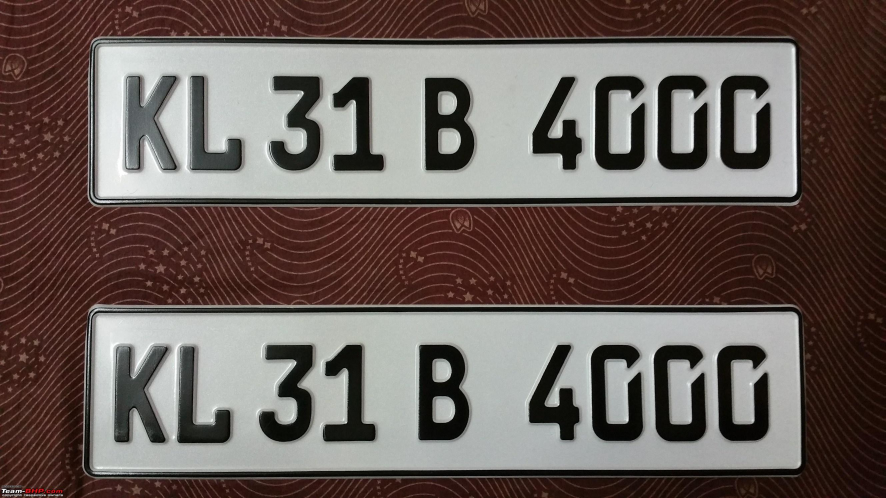
#> input picture JupterVersion/pictures/KL31B4000.png, 2656 x 1494 px, found by its file name (shown at 1/3 size)
$ jupyter execute --allow-errors plate_reading.ipynb
#> lines starting #> are read from the running program, lines starting #| are printed output that depends on the picture; after the words box and inside, x2 and y2 are one past the last pixel; in counts of white or black regions, pixels touching at a corner belong together
[cell 1]
######################################################
#
# starting from here
#
######################################################

import cv2
import imutils
import math
import numpy as np
import pytesseract
import matplotlib.pyplot as plt
import os
from skimage import io
from skimage.color import rgb2gray
pytesseract.pytesseract.tesseract_cmd = r'C:\Program Files (x86)\Tesseract-OCR\tesseract.exe'

[cell 2]
def readPlate(path, debug = False):

    img = cv2.imread(path,cv2.IMREAD_COLOR)
    img = cv2.resize(img, (600,400) )

    gray = cv2.cvtColor(img, cv2.COLOR_BGR2GRAY)
    gray = cv2.bilateralFilter(gray, 13, 15, 15)

    edged = cv2.Canny(gray, 30, 200)
    contours = cv2.findContours(edged.copy(), cv2.RETR_TREE, cv2.CHAIN_APPROX_SIMPLE)
    contours = imutils.grab_contours(contours)
    contours = sorted(contours, key = cv2.contourArea, reverse = True)[:10]
    screenCnt = None

    for c in contours:

        peri = cv2.arcLength(c, True)
        approx = cv2.approxPolyDP(c, 0.018 * peri, True)

        if len(approx) == 4:
            screenCnt = approx
            break

    if screenCnt is None:
        detected = 0
        print ("No contour detected")
        screenCnt = np.array([[[0, 0]],[[0, 1]], [[1, 1]],[[1, 0]]])
    else:
         detected = 1

    mask = np.zeros(gray.shape,np.uint8)
    new_image = cv2.drawContours(mask,[screenCnt],0,255,-1,)
    new_image = cv2.bitwise_and(img,img,mask=mask)

    if debug:
        if detected == 1:
            cv2.drawContours(img, [screenCnt], -1, (0, 0, 255), 3)

        cv2.imshow('contours',img)
        cv2.waitKey(0)
        cv2.destroyAllWindows()

    return gray, screenCnt

[cell 3]
# function to deal with coordinate form
def coord_tansfrom(coord):

    return np.array([coord[1],coord[0],coord[2]])

# get the transformation matrix P
def affine(corresponding_point_set):

    matrix_list = []
    c_points_list = []

    for item in corresponding_point_set:
        lp, rp = item
        lx, ly = lp
        rx, ry = rp
        matrix_list.append([-rx,-ry,-1,0,0,0,rx*lx,ry*lx])
        c_points_list.append(-lx)

    for item in corresponding_point_set:
        lp, rp = item
        lx, ly = lp
        rx, ry = rp
        matrix_list.append([0,0,0,-rx,-ry,-1,rx*ly,ry*ly])
        c_points_list.append(-ly)

    matrix = np.array(matrix_list)
    c_points = np.array(c_points_list)
    P = np.linalg.lstsq(matrix, c_points,rcond=None)[0]

    return P

[cell 4]
def sortConer(screenCnt):
    test = np.array([screenCnt[0][0],screenCnt[1][0],screenCnt[2][0],screenCnt[3][0]])
    testarg = np.argsort(test, axis = 0)

    tl= tr= bl= br = (0,0)
    l = [testarg[0][0], testarg[1][0]]
    r = [testarg[2][0], testarg[3][0]]
    t = [testarg[0][1], testarg[1][1]]
    b = [testarg[2][1], testarg[3][1]]

    for i in range(len(t)):
        if (t[i] in l):
            tl = (test[t[i]][0],test[t[i]][1])
        if (t[i] in r):
            tr = (test[t[i]][0],test[t[i]][1])

    for i in range(len(b)):
        if (b[i] in l):
            bl = (test[b[i]][0],test[b[i]][1])
        if (b[i] in r):
            br = (test[b[i]][0],test[b[i]][1])

    print(tl, tr, bl, br)
    return tl, tr, bl, br

[cell 5]
def middle(p1, p2):
    x = round(p1[0] + (p2[0] - p1[0]) / 2)
    y = round(p1[1] + (p2[1] - p1[1]) / 2)
    return (x,y)

def getCorresponding(screenCnt):
    tl, tr, bl, br = sortConer(screenCnt)
    corresponding_points = [
        ((449,0),tr),
        ((449,99),br),
        ((0,99),bl),
        ((0,0),tl),

        ((225,0),middle(tl,tr)),
        ((225,99),middle(bl,br)),
        ((449,50),middle(br,tr)),
        ((0,50),middle(bl,tl))

    ]
    return corresponding_points

[cell 6]
def transformation(input_img, P, zeros = True, row_size = 100, col_size = 450):

    Pinv = np.linalg.inv(P)

    min_cols = min_rows = 0
    [rows, cols] =  input_img.shape
    out_sampling_rows = np.linspace(0,row_size - 1, row_size)
    out_sampling_cols = np.linspace(0,col_size - 1, col_size)
    if zeros:
        out_im = np.zeros((len(out_sampling_rows),math.floor(min_cols) + len(out_sampling_cols)))
    else:
        out_im = np.ones((len(out_sampling_rows),math.floor(min_cols) + len(out_sampling_cols)))

    # print(out_im.shape)
    # print(gray.shape)
    # print(out_sampling_rows)
    new_grey = ((input_img - np.min(input_img)) * (1/(np.max(input_img) - np.min(input_img)) *1.0)).astype('float')
        # Visit every pixel on the output canvas (which starts blank)
        # Loop over the rows
    for cur_row in range(0, len(out_sampling_rows)):
        # Loop over the cols
        for cur_col in range(math.floor(min_cols),math.floor(min_cols) + len(out_sampling_cols)):

            # Current world point
            cur_pt = np.array([out_sampling_rows[cur_row], out_sampling_cols[cur_col-math.floor(min_cols)], 1.0])

            # Compute the transformed point
            transformed_pt = Pinv.dot(coord_tansfrom(cur_pt))
            # Divide homogeneous coord by w to get Cartesian coord
            transformed_pt = transformed_pt / transformed_pt[2]
            transformed_pt = coord_tansfrom(transformed_pt)

            # Make sure we don't go off of the original image
            if (np.floor(transformed_pt[0]) < 0 or np.ceil(transformed_pt[0]) >= rows or \
                np.floor(transformed_pt[1]) < 0 or np.ceil(transformed_pt[1]) >= cols):
                continue

            # Nearest neighbor interpolation
            new_row = int(round(transformed_pt[0]))
            new_col = int(round(transformed_pt[1]))

            out_im[cur_row, cur_col] = new_grey[new_row, new_col]

    return out_im


def getFixedOutput(input_img, points, row_size = 100, col_size = 450):

    P_list = affine(points)
    P = np.array([[P_list[0],P_list[1],P_list[2]],[P_list[3],P_list[4],P_list[5]],[P_list[6],P_list[7],1]])

    return transformation(input_img, P, True, row_size = 100, col_size = 450)

[cell 7]
def cutMask(img, mask_threshold = 0.3, cut_threshold = 120, debug = False):

    binary_img = np.zeros(img.shape)

    for i in range(img.shape[0]):
        for j in range(img.shape[1]):
            if(img[i][j] < mask_threshold):
                binary_img[i][j] = 1

    xAxis = [ i for i in range(img.shape[1])]
    yCount = [ 0 for i in xAxis]
    for i in xAxis:
        for j in range(img.shape[0]):
            yCount[i] += binary_img[j][i]

    counts = np.bincount(yCount)
    np.argsort(-counts)

    for i in range(len(counts)):
        if ((np.sum(counts[:i]) <= cut_threshold) and (np.sum(counts[:i+1]) >= cut_threshold)):
            cut = i
            break

    binary_mask = - np.ones(binary_img.shape)

    for i in range(img.shape[0]):
        for j in range(img.shape[1]):
            if(yCount[j] > cut):
                binary_mask[i][j] = img[i][j]

    if debug:
        fig1 = plt.figure(figsize = (7,7))
        plt.title('plate')
        plt.imshow(binary_img, cmap='gray')
        plt.show()

        fig1 = plt.figure(figsize = (12,7))
        plt.bar(xAxis, yCount)
        plt.title('vertical histogram')
        plt.show()

        fig1 = plt.figure(figsize = (7,7))
        plt.title('plate')
        plt.imshow(binary_mask, cmap='gray')
        plt.show()

    return binary_mask

[cell 8]
def cutLetters(binary_img, img):
    xAxis_cut = [ i for i in range(binary_img.shape[1])]
    yCount_cut = [ 0 for i in xAxis_cut]
    for i in xAxis_cut:
        for j in range(binary_img.shape[0]):
            yCount_cut[i] += binary_img[j][i]

    cuts = []
    if not (yCount_cut[1] < 0):
        print("append cut at 0")
        cuts.append(0)

    if not yCount_cut[0] < 0 and yCount_cut[1] < 0 and yCount_cut[0] < 0 and yCount_cut[0] < 0:
        print("append cut at 0")
        cuts.append(0)

    for i in range(1, len(yCount_cut) - 1):
        if (yCount_cut[i] < 0 and not yCount_cut[i+1] < 0) or (not yCount_cut[i] < 0 and yCount_cut[i+1] < 0):
            cuts.append(i)

    if not len(cuts) % 2 == 0:
        print("append cut at end")
        cuts.append(binary_img.shape[1])

    letters = []
    new_cuts = []
    for i in range(int(len(cuts) / 2)):
        letters.append(img[:, cuts[2*i]:cuts[2*i+1]])
        new_cuts.append(cuts[2*i])
        new_cuts.append(cuts[2*i+1])

    print(new_cuts)

    return letters, new_cuts

[cell 9]
def secondRefine(letters, cuts, ratio = 1.0, debug = False):

    place1 = 0
    for i in range(len(letters)):
        if (letters[i].shape[1]>=15):
            place1 = i
            break

    place = place1
    binary_letter = np.zeros(letters[place].shape)
    for i in range(letters[place].shape[0]):
        for j in range(letters[place].shape[1]):
            if(letters[place][i][j] < 0.3):
                binary_letter[i][j] = 1

    yAxis_cut = [ i for i in range(binary_letter.shape[0])]
    xCount_cut = [ 0 for i in yAxis_cut]
    for i in yAxis_cut:
        for j in range(binary_letter.shape[1]):
            xCount_cut[i] += binary_letter[i][j]


    top1 = 0
    bottom1 = len(xCount_cut)
    for i in range(10,len(xCount_cut)-10):
        if xCount_cut[i] == 0 and not xCount_cut[i+1] == 0:
            top1 = i
        if not xCount_cut[i] == 0 and xCount_cut[i+1] == 0:
            bottom1 = i


    place2 = 0
    for i in range(1,len(letters)):
        if (letters[len(letters) - i].shape[1]>=15):
            place2 = len(letters) - i
            break

    place = place2
    binary_letter = np.zeros(letters[place].shape)
    for i in range(letters[place].shape[0]):
        for j in range(letters[place].shape[1]):
            if(letters[place][i][j] < 0.3):
                binary_letter[i][j] = 1


    yAxis_cut = [ i for i in range(binary_letter.shape[0])]
    xCount_cut = [ 0 for i in yAxis_cut]
    for i in yAxis_cut:
        for j in range(binary_letter.shape[1]):
            xCount_cut[i] += binary_letter[i][j]


    top2 = 0
    bottom2 = len(xCount_cut)
    for i in range(10,len(xCount_cut)-10):
        if xCount_cut[i] == 0 and not xCount_cut[i+1] == 0:
            top2 = i
        if not xCount_cut[i] == 0 and xCount_cut[i+1] == 0:
            bottom2 = i

    center1 = ((top1+bottom1)/2, (cuts[place1 * 2]+cuts[place1 * 2 + 1])/2)
    center2 = ((top2+bottom2)/2, (cuts[place2 * 2]+cuts[place2 * 2 + 1 ])/2)

    if top1 > 25:
        top1 = 25

    if top2 > 25:
        top2 = 25

    if bottom1 < 75:
        bottom1 = 75

    if bottom2 > 75:
        bottom2 = 75

    cutTop = (5 + min(top1, top2)) / 2
    cutBottom = ( max(bottom1, bottom2) + len(xCount_cut) - 5) / 2

    tan = ratio * (center2[0] - center1[0]) / (center2[1] - center1[1])

    sign = 1 if tan >= 0 else -1

    cos = math.sqrt(1 / ( 1 + tan**2))
    sin =sign * math.sqrt(1 - cos**2)

    secondT = np.array([[cos, - sin, 0],[sin, cos, 0],[0, 0, 1]])
    if debug:
        print("center points:")
        print(center1,center2)
    return secondT, cutTop, cutBottom

[cell 10]
def secondRefinement(out1, binary_mask,  second_refine_ratio, sideCut = True, debug = False):
    letters, cuts = cutLetters(binary_mask, out1)
    secondT, cutTop, cutBottom = secondRefine(letters, cuts, second_refine_ratio, debug)

    rows, cols = out1.shape
    new_out1 = np.ones(out1.shape)
    if sideCut:
        for i in range(rows):
            for j in range(cols):
                if i > cutTop and i < cutBottom:
                    new_out1[i][j] = out1[i][j]
    else:
        new_out1 = out1

    out4 = transformation(new_out1,secondT, False)

    return new_out1, out4

[cell 11]
def cutLettersWithRefinement(img_path, mask_threshold, second_refine_ratio, sideCut = True, debug = False):
    # read & detect number plate
    gray, screenCnt = readPlate(img_path, debug)
#> in readPlate, img is the input picture: shape (1494, 2656, 3); mean B, G, R 88.9, 93.7, 105.5
#> in readPlate, `edged = cv2.Canny(gray, 30, 200)`:
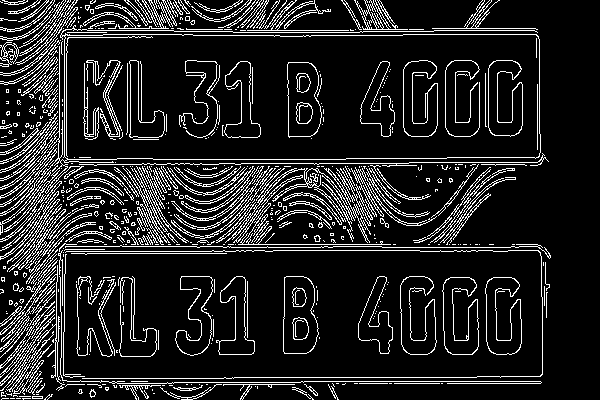
#> edged: shape (400, 600); 13.3% white in thin lines or dots
#> in readPlate, `contours = cv2.findContours(edged.copy(), cv2.RETR_TREE, cv2.CHAIN_APP..`: contours = 1557 contours, 1286 with area under 20; largest, box (x1, y1, x2, y2) and area: (0, 25, 541, 232) 59146, (64, 34, 541, 160) 58776, (283, 276, 319, 354) 2318, (283, 276, 319, 354) 2306, (287, 62, 322, 138) 2189
#> in readPlate, `contours = sorted(contours, key = cv2.contourArea, reverse = True)[:10]`: contours = 10 contours; largest, box (x1, y1, x2, y2) and area: (0, 25, 541, 232) 59146, (64, 34, 541, 160) 58776, (283, 276, 319, 354) 2318, (283, 276, 319, 354) 2306, (287, 62, 322, 138) 2189
#> the loop in readPlate, `for c in contours: ` made 2 passes
#> (peri, screenCnt) on pass 2: (1201.5, [[64, 36], [535, 34], [540, 152], [68, 159]])
#> in readPlate, `new_image = cv2.bitwise_and(img,img,mask=mask)`:
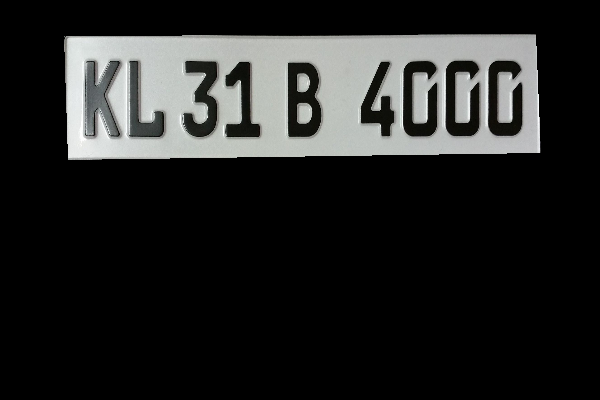
#> new_image: shape (400, 600, 3); mean B, G, R 36.4, 37.2, 36.5
#> in readPlate, `cv2.drawContours(img, [screenCnt], -1, (0, 0, 255), 3)`:
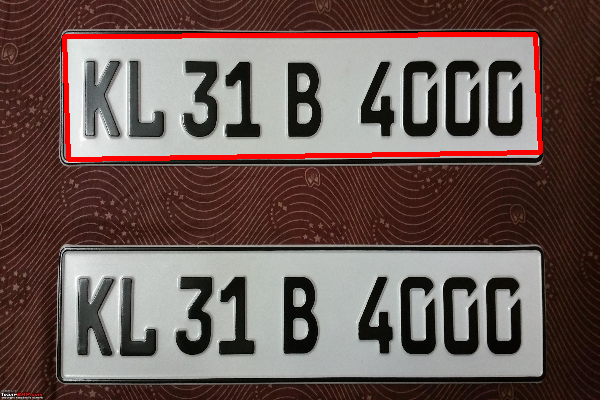
#> img: shape (400, 600, 3); mean B, G, R 85.3, 90, 108.1
#> screenCnt = [[64, 36], [535, 34], [540, 152], [68, 159]]

    # first refinement
    corresponding_points = getCorresponding(screenCnt)
#> in sortConer, `testarg = np.argsort(test, axis = 0)`: testarg = [[0, 1], [3, 0], [1, 2], [2, 3]]
#> in sortConer, `l = [testarg[0][0], testarg[1][0]]`: l = [0, 3]
#> in sortConer, `r = [testarg[2][0], testarg[3][0]]`: r = [1, 2]
#> in sortConer, `t = [testarg[0][1], testarg[1][1]]`: t = [1, 0]
#> in sortConer, `b = [testarg[2][1], testarg[3][1]]`: b = [2, 3]
#> the loop in sortConer, `for i in range(len(t)):` made 2 passes
#> the loop in sortConer, `for i in range(len(b)):` made 2 passes
#| (64, 36) (535, 34) (68, 159) (540, 152)
#> in getCorresponding, `tl, tr, bl, br = sortConer(screenCnt)`: tl = (64, 36); tr = (535, 34); bl = (68, 159); br = (540, 152)
#> in middle, `x = round(p1[0] + (p2[0] - p1[0]) / 2)`: x = 300
#> in middle, `y = round(p1[1] + (p2[1] - p1[1]) / 2)`: y = 35
#> in getCorresponding, `corresponding_points = [ ((449,0),tr), ((449,99),br), ((0,99),bl), ((0..`: corresponding_points = [((449, 0), (535, 34)), ((449, 99), (540, 152)), ((0, 99), (68, 159)), ((0, 0), (64, 36)), ((225, 0), (300, 35)), ((225, 99), (304, 156)), ((449, 50), (538, 93)), ((0, 50), (66, 98))]
    out1 = getFixedOutput(gray, corresponding_points[:4])

    # secondary refinement
    binary_mask = cutMask(out1, mask_threshold, debug = debug)
#> after the loop in cutMask, `for i in range(img.shape[0]):`:
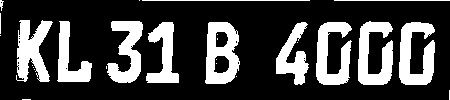
#> binary_img: shape (100, 450) float64; values 0 (black) and 1 (white), 25.8% white; 27 white regions (14 under 20 px), largest, box (x1, y1, x2, y2) and area: (399, 22, 435, 85) 1442, (205, 22, 240, 84) 1437, (358, 21, 393, 85) 1402
#> after the loop in cutMask, `for i in range(img.shape[0]):`:
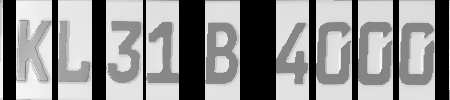
#> binary_mask: shape (100, 450) float64; min -1, max 0.984, mean 0.0913; drawn with min black and max white
#> in cutMask, `plt.show()`:
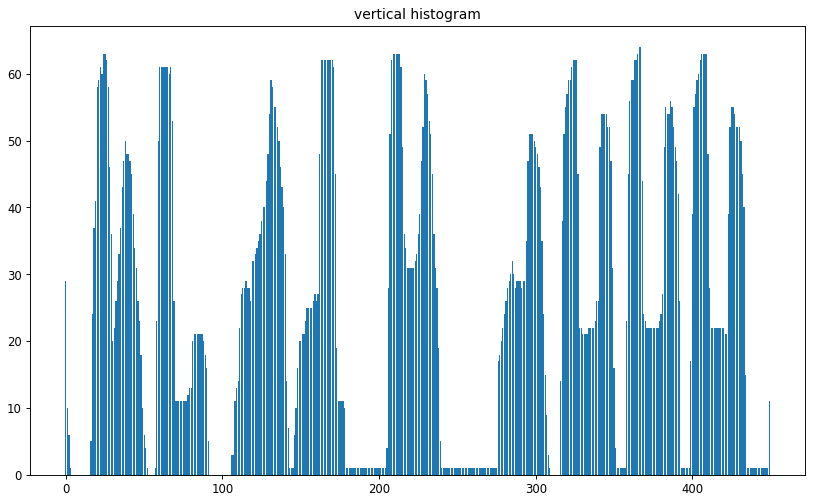
#> figure drawn by matplotlib, 1 panel
    new_out1, out4 = secondRefinement(out1, binary_mask, second_refine_ratio,sideCut, debug)
#> after the loop in cutLetters, `for i in xAxis_cut:`: yCount_cut = 450 values, max 85.38 at index 2, min -100 at index 3, mean 9.13
#> after the loop in cutLetters, `for i in range(1, len(yCount_cut) - 1):`: cuts = [0, 2, 15, 51, 57, 91, 105, 142, 145, 178, 204, 239, 275, 308, 315, 351, 357, 392, 398, 434, 448]
#> the loop in cutLetters, `for i in range(int(len(cuts) / 2)):` made 11 passes
#> after the loop in cutLetters, `for i in range(int(len(cuts) / 2)):`: letters = 11 point arrays, longest 100 points; new_cuts = [0, 2, 15, 51, 57, 91, 105, 142, 145, 178, 204, 239, 275, 308, 315, 351, 357, 392, 398, 434, 448, 450]
#| [0, 2, 15, 51, 57, 91, 105, 142, 145, 178, 204, 239, 275, 308, 315, 351, 357, 392, 398, 434, 448, 450]
#> in secondRefinement, `letters, cuts = cutLetters(binary_mask, out1)`: letters = 11 point arrays, longest 100 points; cuts has the same summary as new_cuts in cutLetters
#> the loop in secondRefine, `for i in range(len(letters)):` made 2 passes
#> place1 on pass 2: 1
#> in secondRefine, `place = place1`: place = 1
#> after the loop in secondRefine, `for i in range(letters[place].shape[0]):`:
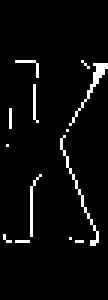
#> binary_letter: shape (100, 36) float64 (shown 3 times larger); values 0 (black) and 1 (white), 4.2% white in thin lines or dots, all inside (x1, y1, x2, y2) = (1, 20, 36, 82)
#> the loop in secondRefine, `for i in range(1,len(letters)):` made 2 passes
#> place2 on pass 2: 9
#> in secondRefine, `place = place2`: place = 9
#> after the loop in secondRefine, `for i in range(letters[place].shape[0]):`:
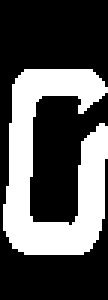
#> binary_letter: shape (100, 36) float64 (shown 3 times larger); values 0 (black) and 1 (white), 33.9% white; 1 white region, box (x1, y1, x2, y2) and area: (1, 23, 36, 85) 1219
#> in secondRefine, `center1 = ((top1+bottom1)/2, (cuts[place1 * 2]+cuts[place1 * 2 + 1])/2)`: center1 = (62.5, 33)
#> in secondRefine, `center2 = ((top2+bottom2)/2, (cuts[place2 * 2]+cuts[place2 * 2 + 1 ])/2)`: center2 = (53, 416)
#> in secondRefine, `tan = ratio * (center2[0] - center1[0]) / (center2[1] - center1[1])`: tan = -0.0198
#> in secondRefine, `sign = 1 if tan >= 0 else -1`: sign = -1
#> in secondRefine, `cos = math.sqrt(1 / ( 1 + tan**2))`: cos = 1
#> in secondRefine, `sin =sign * math.sqrt(1 - cos**2)`: sin = -0.0198
#> in secondRefine, `secondT = np.array([[cos, - sin, 0],[sin, cos, 0],[0, 0, 1]])`: secondT = [[1, 0.0198, 0], [-0.0198, 1, 0], [0, 0, 1]]
#| (62.5, 33.0) (53.0, 416.0)
#> in secondRefinement, `secondT, cutTop, cutBottom = secondRefine(letters, cuts, second_refine..`: cutTop = 13.5; cutBottom = 88
#> after the loop in secondRefinement, `for i in range(rows):`:
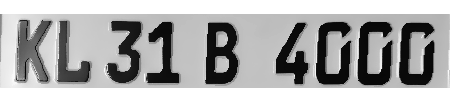
#> new_out1: shape (100, 450) float64; min 0.0081, max 1, mean 0.673
#> call 2 of transformation, with P = array of shape (3, 3), zeros = False, row_size = 100, col_size = 450
#> in transformation (call 2), `Pinv = np.linalg.inv(P)`: Pinv = [[1, -0.0198, 0], [0.0198, 1, 0], [0, 0, 1]]
#> after the loop in transformation (call 2), `for cur_row in range(0, len(out_sampling_rows)):`:
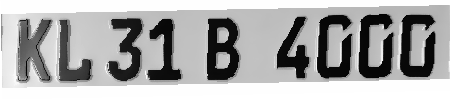
#> out_im: shape (100, 450) float64; min 0, max 1, mean 0.67

    if debug:
        fig1 = plt.figure(figsize = (12,7))
        plt.title('before')
        plt.imshow(new_out1, cmap='gray')
        plt.show()

        fig1 = plt.figure(figsize = (12,7))
        plt.title('after')
        plt.imshow(out4, cmap='gray')
        plt.show()
    # final cuts
    final_binary_mask = cutMask(out4, mask_threshold, debug = debug)
#> (the rest of the program and of its run is left out)
